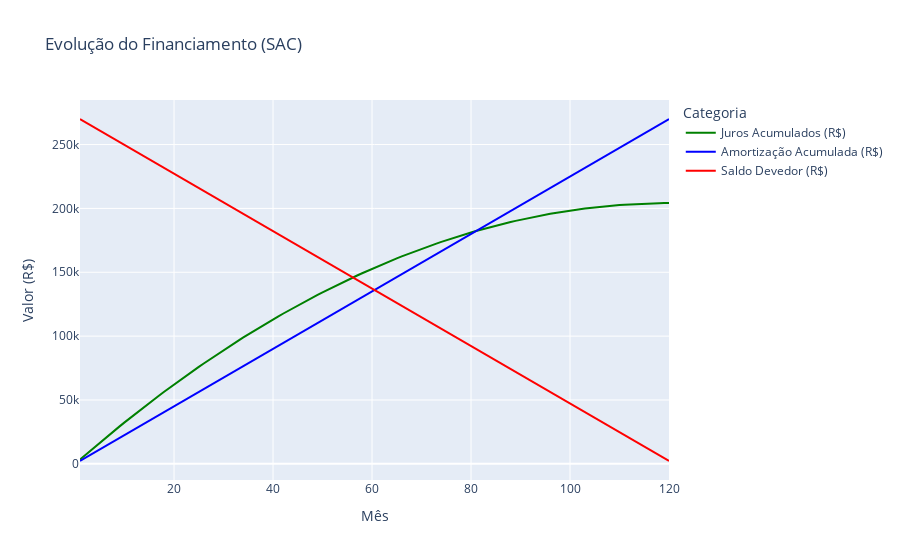

The code cell stored with this chart in its notebook:
### Markdown cell above
### 2)
- FINANCIAMENTO DE IMÓVEL VIA TABELA SAC COM A ENTRADA MÍNIMA EXIGIDA PELA INSTITUIÇÃO.
- ANALISAR O TOTAL DE JUROS PAGOS
- ANALISAR O PROPORCIONAL DE QUANTAS VEZES SE PAGA SOBRE O VALOR A VISTA
- COMPROVAR A FONTE DOS DADOS NO RELATÓRIO

### Code cell
simulador_casa(r=0.15, t=1204, valor_total_bem=300_000, entrada_percentual=0.1)
